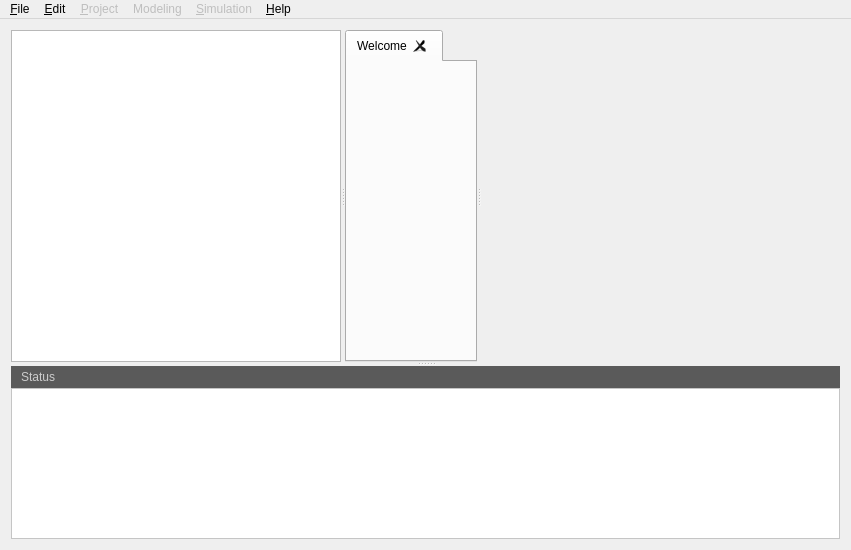
<?xml version="1.0" encoding="UTF-8"?>
<ui version="4.0">
 <class>GVLE2Win</class>
 <widget class="QMainWindow" name="GVLE2Win">
  <property name="geometry">
   <rect>
    <x>0</x>
    <y>0</y>
    <width>851</width>
    <height>550</height>
   </rect>
  </property>
  <property name="windowTitle">
   <string>GVLE2Win</string>
  </property>
  <widget class="QWidget" name="centralWidget">
   <layout class="QGridLayout" name="gridLayout">
    <item row="0" column="0">
     <widget class="QSplitter" name="splitter_2">
      <property name="sizePolicy">
       <sizepolicy hsizetype="Expanding" vsizetype="Expanding">
        <horstretch>0</horstretch>
        <verstretch>0</verstretch>
       </sizepolicy>
      </property>
      <property name="orientation">
       <enum>Qt::Vertical</enum>
      </property>
      <property name="childrenCollapsible">
       <bool>false</bool>
      </property>
      <widget class="QSplitter" name="splitter">
       <property name="sizePolicy">
        <sizepolicy hsizetype="Expanding" vsizetype="Expanding">
         <horstretch>0</horstretch>
         <verstretch>0</verstretch>
        </sizepolicy>
       </property>
       <property name="orientation">
        <enum>Qt::Horizontal</enum>
       </property>
       <widget class="QStackedWidget" name="leftCol">
        <property name="sizePolicy">
         <sizepolicy hsizetype="Expanding" vsizetype="Expanding">
          <horstretch>0</horstretch>
          <verstretch>0</verstretch>
         </sizepolicy>
        </property>
        <property name="frameShadow">
         <enum>QFrame::Plain</enum>
        </property>
        <property name="lineWidth">
         <number>0</number>
        </property>
        <property name="midLineWidth">
         <number>0</number>
        </property>
        <property name="currentIndex">
         <number>0</number>
        </property>
        <widget class="QWidget" name="page">
         <property name="sizePolicy">
          <sizepolicy hsizetype="Expanding" vsizetype="Expanding">
           <horstretch>0</horstretch>
           <verstretch>0</verstretch>
          </sizepolicy>
         </property>
         <layout class="QVBoxLayout" name="verticalLayout">
          <property name="leftMargin">
           <number>0</number>
          </property>
          <property name="topMargin">
           <number>0</number>
          </property>
          <property name="rightMargin">
           <number>0</number>
          </property>
          <property name="bottomMargin">
           <number>0</number>
          </property>
          <item>
           <widget class="QTreeWidget" name="treeProject">
            <property name="sizePolicy">
             <sizepolicy hsizetype="Expanding" vsizetype="Expanding">
              <horstretch>1</horstretch>
              <verstretch>1</verstretch>
             </sizepolicy>
            </property>
            <property name="minimumSize">
             <size>
              <width>0</width>
              <height>0</height>
             </size>
            </property>
            <property name="maximumSize">
             <size>
              <width>16777215</width>
              <height>16777215</height>
             </size>
            </property>
            <property name="iconSize">
             <size>
              <width>16</width>
              <height>16</height>
             </size>
            </property>
            <property name="headerHidden">
             <bool>false</bool>
            </property>
            <property name="columnCount">
             <number>0</number>
            </property>
            <attribute name="headerVisible">
             <bool>true</bool>
            </attribute>
            <attribute name="headerDefaultSectionSize">
             <number>40</number>
            </attribute>
           </widget>
          </item>
         </layout>
        </widget>
        <widget class="QWidget" name="page_2">
         <property name="sizePolicy">
          <sizepolicy hsizetype="Expanding" vsizetype="Expanding">
           <horstretch>0</horstretch>
           <verstretch>0</verstretch>
          </sizepolicy>
         </property>
         <layout class="QVBoxLayout" name="verticalLayout_2">
          <item>
           <widget class="QFrame" name="frame_2">
            <property name="frameShape">
             <enum>QFrame::StyledPanel</enum>
            </property>
            <property name="frameShadow">
             <enum>QFrame::Raised</enum>
            </property>
            <layout class="QGridLayout" name="gridLayout_2">
             <item row="0" column="0">
              <widget class="QPushButton" name="pushButton_2">
               <property name="text">
                <string>&lt; &gt;</string>
               </property>
              </widget>
             </item>
            </layout>
           </widget>
          </item>
         </layout>
        </widget>
       </widget>
       <widget class="QTabWidget" name="tabWidget">
        <property name="sizePolicy">
         <sizepolicy hsizetype="Expanding" vsizetype="Expanding">
          <horstretch>0</horstretch>
          <verstretch>0</verstretch>
         </sizepolicy>
        </property>
        <property name="minimumSize">
         <size>
          <width>0</width>
          <height>0</height>
         </size>
        </property>
        <property name="currentIndex">
         <number>0</number>
        </property>
        <property name="tabsClosable">
         <bool>true</bool>
        </property>
        <widget class="QWidget" name="tabWelcome">
         <property name="focusPolicy">
          <enum>Qt::TabFocus</enum>
         </property>
         <attribute name="title">
          <string>Welcome</string>
         </attribute>
         <widget class="QLabel" name="label">
          <property name="geometry">
           <rect>
            <x>10</x>
            <y>30</y>
            <width>131</width>
            <height>81</height>
           </rect>
          </property>
          <property name="text">
           <string/>
          </property>
          <property name="pixmap">
           <pixmap resource="../../apps/gvle2/gvle2.qrc">:/logo/resources/logo.png</pixmap>
          </property>
         </widget>
         <widget class="QTextBrowser" name="textBrowser_3">
          <property name="geometry">
           <rect>
            <x>150</x>
            <y>20</y>
            <width>201</width>
            <height>121</height>
           </rect>
          </property>
          <property name="font">
           <font>
            <pointsize>22</pointsize>
           </font>
          </property>
          <property name="frameShape">
           <enum>QFrame::NoFrame</enum>
          </property>
          <property name="frameShadow">
           <enum>QFrame::Plain</enum>
          </property>
          <property name="lineWidth">
           <number>0</number>
          </property>
          <property name="html">
           <string>&lt;!DOCTYPE HTML PUBLIC &quot;-//W3C//DTD HTML 4.0//EN&quot; &quot;http://www.w3.org/TR/REC-html40/strict.dtd&quot;&gt;
&lt;html&gt;&lt;head&gt;&lt;meta name=&quot;qrichtext&quot; content=&quot;1&quot; /&gt;&lt;style type=&quot;text/css&quot;&gt;
p, li { white-space: pre-wrap; }
&lt;/style&gt;&lt;/head&gt;&lt;body style=&quot; font-family:'Ubuntu'; font-size:22pt; font-weight:400; font-style:normal;&quot;&gt;
&lt;p style=&quot; margin-top:0px; margin-bottom:0px; margin-left:0px; margin-right:0px; -qt-block-indent:0; text-indent:0px;&quot;&gt;&lt;span style=&quot; font-family:'Cantarell'; font-size:20pt; color:#ee7f00;&quot;&gt;Virtual&lt;br /&gt;Laboratory&lt;br /&gt;Environment&lt;/span&gt;&lt;/p&gt;&lt;/body&gt;&lt;/html&gt;</string>
          </property>
         </widget>
        </widget>
       </widget>
       <widget class="QWidget" name="layoutWidget">
        <layout class="QVBoxLayout" name="rightCol">
         <item>
          <widget class="QStackedWidget" name="rightStack">
           <property name="currentIndex">
            <number>0</number>
           </property>
           <widget class="QWidget" name="rightStackPageNull"/>
           <widget class="QWidget" name="pageVpz">
            <layout class="QVBoxLayout" name="verticalLayout_5">
             <property name="spacing">
              <number>6</number>
             </property>
             <property name="leftMargin">
              <number>0</number>
             </property>
             <property name="topMargin">
              <number>0</number>
             </property>
             <property name="rightMargin">
              <number>0</number>
             </property>
             <property name="bottomMargin">
              <number>0</number>
             </property>
             <item>
              <widget class="QTreeWidget" name="treeVpzModel">
               <column>
                <property name="text">
                 <string>Models</string>
                </property>
               </column>
              </widget>
             </item>
             <item>
              <widget class="QTreeWidget" name="treeWidget">
               <column>
                <property name="text">
                 <string>Classes</string>
                </property>
               </column>
              </widget>
             </item>
            </layout>
           </widget>
          </widget>
         </item>
        </layout>
       </widget>
      </widget>
      <widget class="QWidget" name="statusWidget" native="true">
       <property name="sizePolicy">
        <sizepolicy hsizetype="Expanding" vsizetype="Expanding">
         <horstretch>0</horstretch>
         <verstretch>0</verstretch>
        </sizepolicy>
       </property>
       <property name="styleSheet">
        <string notr="true">background-color: rgb(255, 117, 117);</string>
       </property>
       <layout class="QVBoxLayout" name="verticalLayout_3">
        <property name="spacing">
         <number>0</number>
        </property>
        <property name="leftMargin">
         <number>0</number>
        </property>
        <property name="topMargin">
         <number>0</number>
        </property>
        <property name="rightMargin">
         <number>0</number>
        </property>
        <property name="bottomMargin">
         <number>0</number>
        </property>
        <item>
         <widget class="QFrame" name="statusTitleFrame">
          <property name="sizePolicy">
           <sizepolicy hsizetype="Expanding" vsizetype="Fixed">
            <horstretch>0</horstretch>
            <verstretch>0</verstretch>
           </sizepolicy>
          </property>
          <property name="minimumSize">
           <size>
            <width>0</width>
            <height>22</height>
           </size>
          </property>
          <property name="maximumSize">
           <size>
            <width>16777215</width>
            <height>22</height>
           </size>
          </property>
          <property name="styleSheet">
           <string notr="true">background-color: rgb(90, 90, 90);</string>
          </property>
          <property name="frameShape">
           <enum>QFrame::NoFrame</enum>
          </property>
          <property name="frameShadow">
           <enum>QFrame::Plain</enum>
          </property>
          <layout class="QHBoxLayout" name="horizontalLayout_2">
           <property name="spacing">
            <number>2</number>
           </property>
           <property name="leftMargin">
            <number>0</number>
           </property>
           <property name="topMargin">
            <number>0</number>
           </property>
           <property name="rightMargin">
            <number>0</number>
           </property>
           <property name="bottomMargin">
            <number>0</number>
           </property>
           <item>
            <widget class="QLabel" name="statusTitle">
             <property name="styleSheet">
              <string notr="true">color: rgb(204, 204, 204);</string>
             </property>
             <property name="lineWidth">
              <number>0</number>
             </property>
             <property name="text">
              <string>Status</string>
             </property>
             <property name="margin">
              <number>0</number>
             </property>
             <property name="indent">
              <number>10</number>
             </property>
            </widget>
           </item>
           <item>
            <spacer name="horizontalSpacer_2">
             <property name="orientation">
              <enum>Qt::Horizontal</enum>
             </property>
             <property name="sizeHint" stdset="0">
              <size>
               <width>40</width>
               <height>20</height>
              </size>
             </property>
            </spacer>
           </item>
           <item>
            <widget class="QPushButton" name="statusTitleToggle">
             <property name="sizePolicy">
              <sizepolicy hsizetype="Fixed" vsizetype="Fixed">
               <horstretch>0</horstretch>
               <verstretch>0</verstretch>
              </sizepolicy>
             </property>
             <property name="minimumSize">
              <size>
               <width>20</width>
               <height>20</height>
              </size>
             </property>
             <property name="maximumSize">
              <size>
               <width>20</width>
               <height>20</height>
              </size>
             </property>
             <property name="baseSize">
              <size>
               <width>20</width>
               <height>0</height>
              </size>
             </property>
             <property name="styleSheet">
              <string notr="true">QPushButton{background-image: url(:/icon/resources/arrow_up_bw.png);}
QPushButton:hover{background:url(:/icon/resources/arrow_up_blue.png);}</string>
             </property>
             <property name="text">
              <string/>
             </property>
             <property name="flat">
              <bool>true</bool>
             </property>
            </widget>
           </item>
          </layout>
         </widget>
        </item>
        <item>
         <widget class="QPlainTextEdit" name="statusLog">
          <property name="sizePolicy">
           <sizepolicy hsizetype="Expanding" vsizetype="MinimumExpanding">
            <horstretch>0</horstretch>
            <verstretch>0</verstretch>
           </sizepolicy>
          </property>
          <property name="minimumSize">
           <size>
            <width>0</width>
            <height>20</height>
           </size>
          </property>
          <property name="styleSheet">
           <string notr="true">background-color: rgb(255, 255, 255);</string>
          </property>
          <property name="undoRedoEnabled">
           <bool>false</bool>
          </property>
          <property name="readOnly">
           <bool>true</bool>
          </property>
          <property name="plainText">
           <string notr="true"/>
          </property>
         </widget>
        </item>
       </layout>
      </widget>
     </widget>
    </item>
   </layout>
  </widget>
  <widget class="QMenuBar" name="menuBar">
   <property name="geometry">
    <rect>
     <x>0</x>
     <y>0</y>
     <width>851</width>
     <height>25</height>
    </rect>
   </property>
   <widget class="QMenu" name="menuFile">
    <property name="title">
     <string>&amp;File</string>
    </property>
    <widget class="QMenu" name="menuRecentProjects">
     <property name="title">
      <string>Recent Projects</string>
     </property>
     <addaction name="actionRecent1"/>
     <addaction name="actionRecent2"/>
     <addaction name="actionRecent3"/>
     <addaction name="actionRecent4"/>
     <addaction name="actionRecent5"/>
    </widget>
    <addaction name="actionNewProject"/>
    <addaction name="actionOpenProject"/>
    <addaction name="menuRecentProjects"/>
    <addaction name="separator"/>
    <addaction name="actionCloseProject"/>
    <addaction name="actionQuit"/>
   </widget>
   <widget class="QMenu" name="menuProject">
    <property name="enabled">
     <bool>false</bool>
    </property>
    <property name="title">
     <string>&amp;Project</string>
    </property>
    <addaction name="actionConfigureProject"/>
    <addaction name="actionBuildProject"/>
   </widget>
   <widget class="QMenu" name="menuSimulation">
    <property name="enabled">
     <bool>false</bool>
    </property>
    <property name="title">
     <string>&amp;Simulation</string>
    </property>
    <widget class="QMenu" name="menuSelectSimulator">
     <property name="enabled">
      <bool>false</bool>
     </property>
     <property name="title">
      <string>Select Simulator</string>
     </property>
     <addaction name="actionSimNone"/>
    </widget>
    <addaction name="actionLaunchSimulation"/>
    <addaction name="separator"/>
    <addaction name="menuSelectSimulator"/>
   </widget>
   <widget class="QMenu" name="menuModeling">
    <property name="enabled">
     <bool>false</bool>
    </property>
    <property name="title">
     <string>Modeling</string>
    </property>
   </widget>
   <widget class="QMenu" name="menu_Help">
    <property name="toolTip">
     <string/>
    </property>
    <property name="title">
     <string>&amp;Help</string>
    </property>
    <addaction name="actionHelp"/>
    <addaction name="actionAbout"/>
   </widget>
   <widget class="QMenu" name="menuEdit">
    <property name="title">
     <string>&amp;Edit</string>
    </property>
    <addaction name="actionUndo"/>
    <addaction name="actionRedo"/>
   </widget>
   <addaction name="menuFile"/>
   <addaction name="menuEdit"/>
   <addaction name="menuProject"/>
   <addaction name="menuModeling"/>
   <addaction name="menuSimulation"/>
   <addaction name="menu_Help"/>
  </widget>
  <action name="actionNew_Project">
   <property name="enabled">
    <bool>true</bool>
   </property>
   <property name="text">
    <string>New Project</string>
   </property>
   <property name="shortcut">
    <string>Ctrl+N</string>
   </property>
  </action>
  <action name="actionNew_VPZ">
   <property name="text">
    <string>New VPZ</string>
   </property>
   <property name="shortcut">
    <string>Ctrl+S</string>
   </property>
  </action>
  <action name="actionOpenProject">
   <property name="text">
    <string>OpenProject</string>
   </property>
   <property name="shortcut">
    <string>Ctrl+O</string>
   </property>
  </action>
  <action name="actionOpen_VPZ">
   <property name="enabled">
    <bool>false</bool>
   </property>
   <property name="text">
    <string>Open VPZ</string>
   </property>
   <property name="shortcut">
    <string>Ctrl+Shift+O</string>
   </property>
  </action>
  <action name="action">
   <property name="text">
    <string>Open Global VPZ</string>
   </property>
  </action>
  <action name="actionSave_File">
   <property name="enabled">
    <bool>false</bool>
   </property>
   <property name="text">
    <string>Save File</string>
   </property>
   <property name="shortcut">
    <string>Ctrl+S</string>
   </property>
  </action>
  <action name="actionSave_File_As">
   <property name="enabled">
    <bool>false</bool>
   </property>
   <property name="text">
    <string>Save File As ...</string>
   </property>
   <property name="shortcut">
    <string>Ctrl+Shift+S</string>
   </property>
  </action>
  <action name="actionClear_Model">
   <property name="enabled">
    <bool>false</bool>
   </property>
   <property name="text">
    <string>Clear Model</string>
   </property>
   <property name="shortcut">
    <string>Ctrl+L</string>
   </property>
  </action>
  <action name="actionImport_Model">
   <property name="enabled">
    <bool>false</bool>
   </property>
   <property name="text">
    <string>Import Model</string>
   </property>
   <property name="shortcut">
    <string>Ctrl+I</string>
   </property>
  </action>
  <action name="actionExport_Model">
   <property name="enabled">
    <bool>false</bool>
   </property>
   <property name="text">
    <string>Export Model</string>
   </property>
  </action>
  <action name="actionExport_Graphic">
   <property name="enabled">
    <bool>false</bool>
   </property>
   <property name="text">
    <string>Export Graphic</string>
   </property>
  </action>
  <action name="actionClose_Tab">
   <property name="enabled">
    <bool>false</bool>
   </property>
   <property name="text">
    <string>Close Tab</string>
   </property>
  </action>
  <action name="actionCloseProject">
   <property name="enabled">
    <bool>false</bool>
   </property>
   <property name="text">
    <string>Close Project</string>
   </property>
  </action>
  <action name="actionQuit">
   <property name="text">
    <string>Quit</string>
   </property>
  </action>
  <action name="actionAbout">
   <property name="text">
    <string>About</string>
   </property>
  </action>
  <action name="actionOrder">
   <property name="enabled">
    <bool>false</bool>
   </property>
   <property name="text">
    <string>Order</string>
   </property>
   <property name="statusTip">
    <string/>
   </property>
  </action>
  <action name="actionRefresh">
   <property name="enabled">
    <bool>false</bool>
   </property>
   <property name="text">
    <string>Refresh</string>
   </property>
  </action>
  <action name="actionComplete_view">
   <property name="enabled">
    <bool>false</bool>
   </property>
   <property name="text">
    <string>Complete view</string>
   </property>
  </action>
  <action name="actionSimple_view">
   <property name="enabled">
    <bool>false</bool>
   </property>
   <property name="text">
    <string>Simple view</string>
   </property>
  </action>
  <action name="actionPreferences">
   <property name="text">
    <string>Preferences</string>
   </property>
  </action>
  <action name="actionConfigureProject">
   <property name="enabled">
    <bool>true</bool>
   </property>
   <property name="text">
    <string>Configure Project</string>
   </property>
   <property name="shortcut">
    <string>Ctrl+G</string>
   </property>
  </action>
  <action name="actionProject_dependencies">
   <property name="enabled">
    <bool>false</bool>
   </property>
   <property name="text">
    <string>Project Dependencies</string>
   </property>
  </action>
  <action name="action_2">
   <property name="text">
    <string>Test Project</string>
   </property>
  </action>
  <action name="actionClean_Project">
   <property name="text">
    <string>Clean Project</string>
   </property>
  </action>
  <action name="actionRemove_Binary_Project">
   <property name="text">
    <string>Remove Binary Project</string>
   </property>
  </action>
  <action name="actionProject">
   <property name="enabled">
    <bool>false</bool>
   </property>
   <property name="text">
    <string>Project</string>
   </property>
   <property name="shortcut">
    <string>Ctrl+Shift+E</string>
   </property>
  </action>
  <action name="actionViews">
   <property name="enabled">
    <bool>false</bool>
   </property>
   <property name="text">
    <string>Views</string>
   </property>
  </action>
  <action name="actionDynamics">
   <property name="enabled">
    <bool>false</bool>
   </property>
   <property name="text">
    <string>Dynamics</string>
   </property>
  </action>
  <action name="actionConditions">
   <property name="enabled">
    <bool>false</bool>
   </property>
   <property name="text">
    <string>Conditions</string>
   </property>
  </action>
  <action name="actionLaunchSimulation">
   <property name="text">
    <string>Launch Simulation</string>
   </property>
  </action>
  <action name="actionRecent1">
   <property name="enabled">
    <bool>false</bool>
   </property>
   <property name="text">
    <string>&lt;vide&gt;</string>
   </property>
   <property name="visible">
    <bool>true</bool>
   </property>
  </action>
  <action name="actionRecent2">
   <property name="enabled">
    <bool>false</bool>
   </property>
   <property name="text">
    <string>Last2</string>
   </property>
   <property name="visible">
    <bool>false</bool>
   </property>
  </action>
  <action name="actionRecent3">
   <property name="enabled">
    <bool>false</bool>
   </property>
   <property name="text">
    <string>Last3</string>
   </property>
   <property name="visible">
    <bool>false</bool>
   </property>
  </action>
  <action name="actionRecent4">
   <property name="enabled">
    <bool>false</bool>
   </property>
   <property name="text">
    <string>Last4</string>
   </property>
   <property name="visible">
    <bool>false</bool>
   </property>
  </action>
  <action name="actionRecent5">
   <property name="enabled">
    <bool>false</bool>
   </property>
   <property name="text">
    <string>Last5</string>
   </property>
   <property name="visible">
    <bool>false</bool>
   </property>
  </action>
  <action name="actionHelp">
   <property name="text">
    <string>Help</string>
   </property>
   <property name="shortcut">
    <string>F1</string>
   </property>
  </action>
  <action name="actionSimNone">
   <property name="checkable">
    <bool>true</bool>
   </property>
   <property name="checked">
    <bool>true</bool>
   </property>
   <property name="text">
    <string>internal</string>
   </property>
  </action>
  <action name="actionTest">
   <property name="checkable">
    <bool>true</bool>
   </property>
   <property name="text">
    <string>test</string>
   </property>
  </action>
  <action name="actionZaza">
   <property name="text">
    <string>zaza</string>
   </property>
  </action>
  <action name="actionBuildProject">
   <property name="text">
    <string>Build Project</string>
   </property>
   <property name="shortcut">
    <string>Ctrl+B</string>
   </property>
  </action>
  <action name="actionNewProject">
   <property name="text">
    <string>New Project</string>
   </property>
   <property name="shortcut">
    <string>Ctrl+N</string>
   </property>
  </action>
  <action name="actionUndo">
   <property name="enabled">
    <bool>false</bool>
   </property>
   <property name="text">
    <string>Undo</string>
   </property>
  </action>
  <action name="actionRedo">
   <property name="enabled">
    <bool>false</bool>
   </property>
   <property name="text">
    <string>Redo</string>
   </property>
  </action>
 </widget>
 <layoutdefault spacing="6" margin="11"/>
 <resources>
  <include location="../../apps/gvle2/gvle2.qrc"/>
 </resources>
 <connections/>
</ui>
